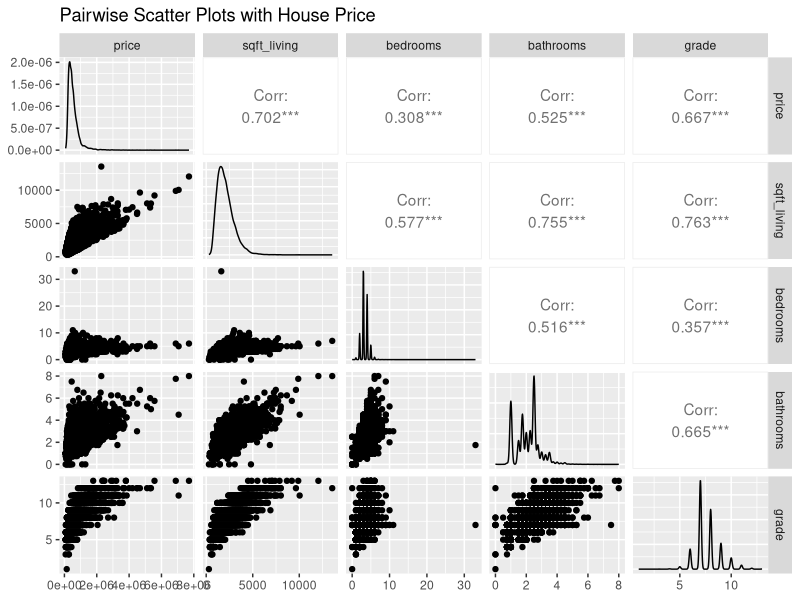
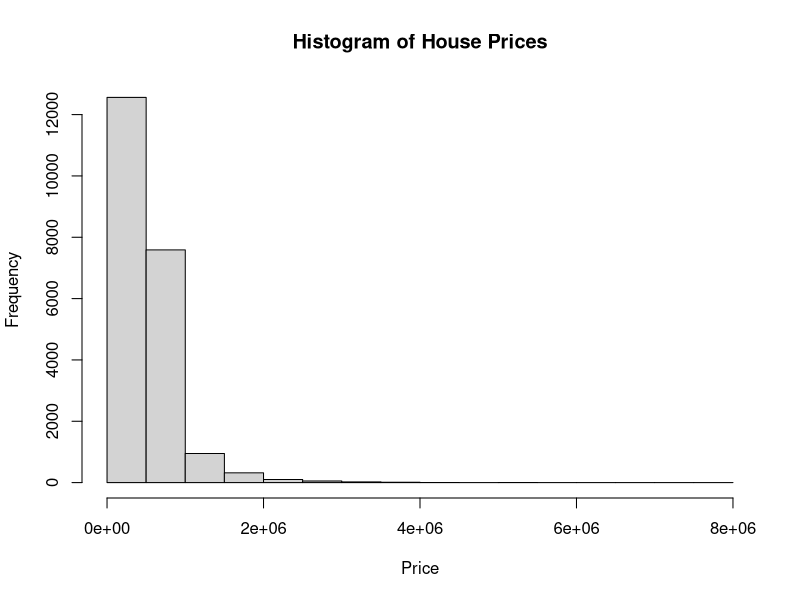
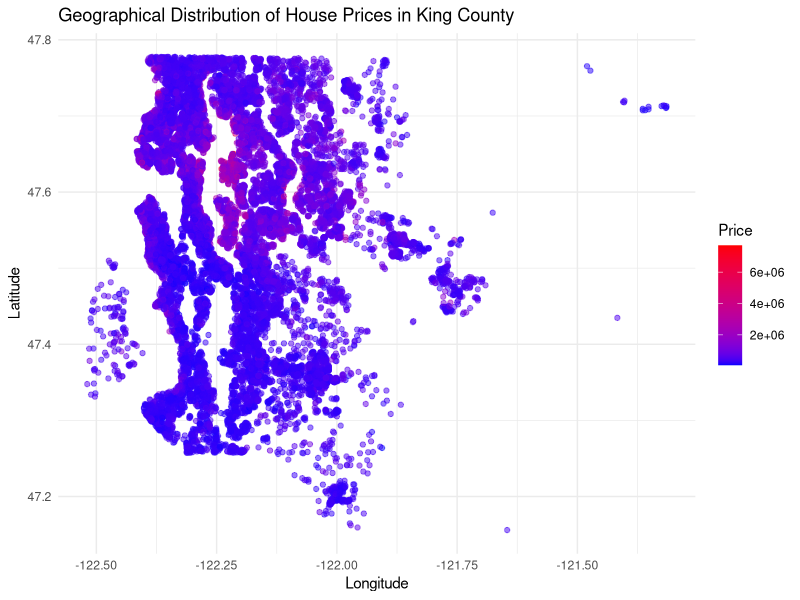
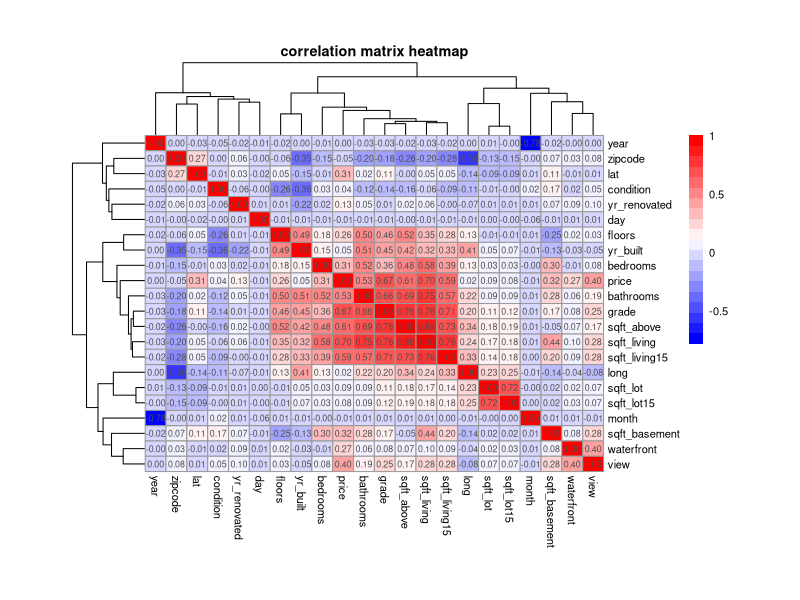

The R source for these figures, in order:
## ---- chunk 1
knitr::opts_chunk$set(echo = TRUE)
library(readr)
HouseSales<-read.csv("KC_House_Sales.csv")
## ---- chunk 2

df_house = read.csv("KC_House_Sales.csv")
cat("Number of NA values in dataframe:",sum(is.na(df_house))) #no NA values
head(df_house)

## ---- chunk 3

#removing `id` column
df_house = subset(df_house, select = -id)

#converting `price` to numeric
df_house$price <- as.numeric(gsub("[\\$,]", "", df_house$price))

##cleaning `date` and adding `year`,`month`,`day` columns
df_house$date <- as.POSIXct(df_house$date, format = "%Y%m%d")
df_house$year <- as.numeric(format(df_house$date, "%Y"))
df_house$month <- as.numeric(format(df_house$date, "%m"))
df_house$day <- as.numeric(format(df_house$date, "%d"))

head(df_house)
## ---- chunk 4

#converting all to numeric...ignores date column
ndf_house = df_house[sapply(df_house, is.numeric)]

head(ndf_house)

## ---- chunk 5

str(ndf_house)
summary(ndf_house)

## ---- chunk 6
summary(ndf_house$price)
## ---- chunk 7
library(GGally)

# Pairwise scatter plot with correlation coefficients
ggpairs(ndf_house, columns = c("price", "sqft_living", "bedrooms", "bathrooms", "grade"), 
        title = "Pairwise Scatter Plots with House Price")

## ---- chunk 8

hist(ndf_house$price, main = "Histogram of House Prices", xlab = "Price")

## ---- chunk 9

library(ggplot2)

# Scatter plot of properties
ggplot(data = ndf_house, aes(x = long, y = lat, color = price)) +
  geom_point(alpha = 0.5) +
  scale_color_gradient(low = "blue", high = "red") +
  labs(title = "Geographical Distribution of House Prices in King County",
       x = "Longitude", y = "Latitude", color = "Price") +
  theme_minimal()

## ---- chunk 10

library(pheatmap)

#correlation matrix
cor_matrix = cor(ndf_house)
correlation_df = as.data.frame(cor_matrix)

#new dataframe with variables 'highly' (>0.2) correlated with price
x_high = subset(ndf_house, select = c(view,waterfront,sqft_basement,sqft_living,
                                      sqft_living15,sqft_above,grade,bathrooms,bedrooms,floors,lat))

pheatmap(cor_matrix,
         color = colorRampPalette(c("blue", "white", "red"))(20),
         main = "correlation matrix heatmap",
         fontsize = 8,
         cellwidth = 15,
         cellheight = 11,
         display_numbers = TRUE
)
## ---- chunk 11
head(x_high)
## ---- chunk 12

# Creating a new variable 'renovated' 
# 1 if the property has been renovated (yr_renovated != 0), 0 otherwise
df_house$renovated = ifelse(df_house$yr_renovated != 0, 1, 0)

## ---- chunk 13
# Defining breaks for year built
breaks = c(-Inf, 1900, 1925, 1950, 1975, 2000, Inf)
labels = c("<=1900", "1901-1925", "1926-1950", "1951-1975", "1976-2000", "2001+")

# Creating factor variable for year built categories
df_house$yr_built_cat = cut(df_house$yr_built, breaks = breaks, labels = labels, right = FALSE)


# Creating dummy variables
yr_built_dummies = model.matrix(~yr_built_cat-1, data = df_house)
colnames(yr_built_dummies) = labels
df_house = cbind(df_house, yr_built_dummies)
## ---- chunk 14

# Creating 'age' column
df_house$age = ifelse(df_house$renovated == 1, 2023 - df_house$yr_renovated, 2023 - df_house$yr_built)

head(df_house)

